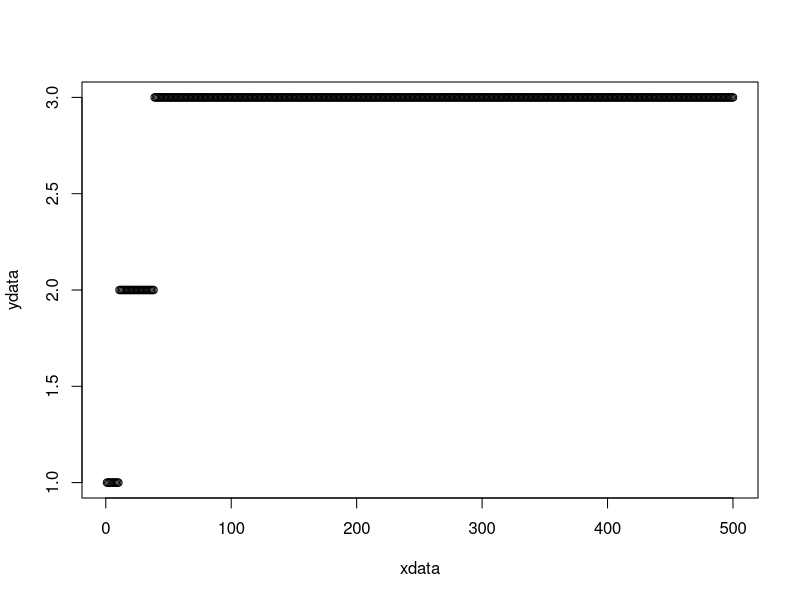

Generate this figure with R:
#this is to simulate the effect of rotations on teh spread of resistnce
#Written by Ian Hastings, but hopefully Andy South will read it, give it a D-, and make the code efficient

#This can run any number of insecticides/loci but at present, input will only allow a maximumum of 5


# <<<<<<<<<<<<<<<first up are user-defined parameters>>>>>>>>>>>
#I will eventually block this out and use a function to generate values from distributions for sensitivity analysis


max_no_generations=500 #the maximum number of mosquito generations to run the simulation
no_insecticides=5 #MAX is 5<<<<the number of insecticides (and hence loci) in the simuation MAX IS 5<<<

#now set up some arrays to hold data. 

array_named <- function(...)  {  
array(0, dim = lengths(list(...)), dimnames = list(...))  
 }  


RAF <- array_named(insecticide=1:no_insecticides, sex=c('male','female'), site=c('intervention','refugia'), gen=1:max_no_generations)
exposure <- array_named(insecticide=1:no_insecticides, sex=c('male','female'), amount=c('none','low', 'high'))
fitness <- array_named(insecticide=1:no_insecticides, genotype=c('SS','SR', 'RR'), amount=c('none','low', 'high'))
results<-array(0, dim=c(max_no_generations, 12))

#now resume entering data
migration_rate_intervention=0.01 # migration rate into and out-of the treated area. It is the proportion of the treated population that migrates. We assume that immigration=emigration.
coverage=0.8; # "coverage" of the intervention is defined as the proportion of mosquitoes that are covered by the intervention (and 1-C is the proportion of the population in the untreated refugia).
migration_rate_refugia=migration_rate_intervention*coverage/(1-coverage)

rotation_interval=0 #frequency of rotation (in generations) NB if set to zero mean RwR i.e. rotate when resistant
rotation_criterion=0.5 #resistant allele frequency that triggers a RwR change or precludes a insecticide from being rotated in.
diagnostics=0

#inital resistance allele frequency (i.e. generation 1) in the intervention and refugia
#locus 1>>
RAF[1, 'male', 'intervention',1]=0.002;  RAF[1, 'female', 'intervention',1]=0.002;
RAF[1, 'male', 'refugia',1]=0.001;       RAF[1, 'female', 'refugia',1]=0.001
#locus 2>>
RAF[2, 'male', 'intervention',1]=0.001;   RAF[2, 'female', 'intervention',1]=0.001;
RAF[2, 'male', 'refugia',1]=0.001;        RAF[2, 'female', 'refugia',1]=0.001
#locus 3>>
RAF[3, 'male', 'intervention',1]=0.09;  RAF[3, 'female', 'intervention',1]=0.09;
RAF[3, 'male', 'refugia',1]=0.001;       RAF[3, 'female', 'refugia',1]=0.001
#locus 4>>
RAF[4, 'male', 'intervention',1]=0.09;  RAF[4, 'female', 'intervention',1]=0.09;
RAF[4, 'male', 'refugia',1]=0.001;       RAF[4, 'female', 'refugia',1]=0.001
#locus 5>>
RAF[5, 'male', 'intervention',1]=0.09; RAF[5, 'female', 'intervention',1]=0.09;
RAF[5, 'male', 'refugia',1]=0.001;      RAF[5, 'female', 'refugia',1]=0.001


#exposure patterns for insecticide 1
exposure[1, 'male', 'low'] =0.1; exposure[1, 'male', 'high'] =0.5;
exposure[1, 'male', 'none'] =1-exposure[1, 'male', 'low']-exposure[1, 'male', 'high']; 
exposure[1, 'female', 'low'] =0.1; exposure[1, 'female', 'high'] =0.6;
exposure[1, 'female', 'none'] =1-exposure[1, 'female', 'low']-exposure[1, 'female', 'high']; 
#exposure patterns for insecticide 2
exposure[2, 'male', 'low'] =0.1; exposure[2, 'male', 'high'] =0.1;
exposure[2, 'male', 'none'] =1-exposure[2, 'male', 'low']-exposure[2, 'male', 'high']; 
exposure[2, 'female', 'low'] =0.1; exposure[2, 'female', 'high'] =0.1;
exposure[2, 'female', 'none'] =1-exposure[2, 'female', 'low']-exposure[2, 'female', 'high']; 
#exposure patterns for insecticide 3
exposure[3, 'male', 'low'] =0.1; exposure[3, 'male', 'high'] =0.1;
exposure[3, 'male', 'none'] =1-exposure[3, 'male', 'low']-exposure[3, 'male', 'high']; 
exposure[3, 'female', 'low'] =0.1; exposure[3, 'female', 'high'] =0.1;
exposure[3, 'female', 'none'] =1-exposure[3, 'female', 'low']-exposure[3, 'female', 'high'];
#exposure patterns for insecticide 4
exposure[4, 'male', 'low'] =0.1; exposure[4, 'male', 'high'] =0.1;
exposure[4, 'male', 'none'] =1-exposure[4, 'male', 'low']-exposure[4, 'male', 'high']; 
exposure[4, 'female', 'low'] =0.1; exposure[4, 'female', 'high'] =0.1;
exposure[4, 'female', 'none'] =1-exposure[4, 'female', 'low']-exposure[4, 'female', 'high'];
#exposure patterns for insecticide 5
exposure[5, 'male', 'low'] =0.1; exposure[5, 'male', 'high'] =0.1;
exposure[5, 'male', 'none'] =1-exposure[5, 'male', 'low']-exposure[5, 'male', 'high']; 
exposure[5, 'female', 'low'] =0.1; exposure[5, 'female', 'high'] =0.1;
exposure[5, 'female', 'none'] =1-exposure[5, 'female', 'low']-exposure[5, 'female', 'high'];





#genetic data for locus 1
fitness[1, 'SS', 'none']=0.1; fitness[1, 'SS', 'low']=0.3; fitness[1, 'SS', 'high']=0.3;
fitness[1, 'SR', 'none']=0.1; fitness[1, 'SR', 'low']=0.7; fitness[1, 'SR', 'high']=0.7;
fitness[1, 'RR', 'none']=0.1; fitness[1, 'RR', 'low']=0.9; fitness[1, 'RR', 'high']=0.9;
#genetic data for locus 2
fitness[2, 'SS', 'none']=0.3; fitness[2, 'SS', 'low']=0.3; fitness[2, 'SS', 'high']=0.3;
fitness[2, 'SR', 'none']=0.3; fitness[2, 'SR', 'low']=0.8; fitness[2, 'SR', 'high']=0.8;
fitness[2, 'RR', 'none']=0.3; fitness[2, 'RR', 'low']=0.9; fitness[2, 'RR', 'high']=0.9;
#genetic data for locus 3
fitness[3, 'SS', 'none']=0.3; fitness[3, 'SS', 'low']=0.3; fitness[3, 'SS', 'high']=0.3;
fitness[3, 'SR', 'none']=0.3; fitness[3, 'SR', 'low']=0.3; fitness[3, 'SR', 'high']=0.3;
fitness[3, 'RR', 'none']=0.3; fitness[3, 'RR', 'low']=0.3; fitness[3, 'RR', 'high']=0.3;
#genetic data for locus 4
fitness[4, 'SS', 'none']=0.3; fitness[4, 'SS', 'low']=0.3; fitness[4, 'SS', 'high']=0.3;
fitness[4, 'SR', 'none']=0.3; fitness[4, 'SR', 'low']=0.3; fitness[4, 'SR', 'high']=0.3;
fitness[4, 'RR', 'none']=0.3; fitness[4, 'RR', 'low']=0.3; fitness[4, 'RR', 'high']=0.3;
#genetic data for locus 5
fitness[5, 'SS', 'none']=0.3; fitness[5, 'SS', 'low']=0.3; fitness[5, 'SS', 'high']=0.3;
fitness[5, 'SR', 'none']=0.3; fitness[5, 'SR', 'low']=0.3; fitness[5, 'SR', 'high']=0.3;
fitness[5, 'RR', 'none']=0.3; fitness[5, 'RR', 'low']=0.3; fitness[5, 'RR', 'high']=0.3;


# <<<<<<<<<<<<< end of user-defined variable >>>>>>>>>>>>>>>>>>>>>>>>

################### now to check input value are sensible, lie within their limits, etc #######################################

#>>>Now check that exposure(none) is not less than zero
for(temp_int in 1:no_insecticides){
  if (exposure[temp_int, 'male', 'none']<0) message(sprintf("warning from calibration: male exposure to no insecticide %d is <0\n", temp_int)) 
  if (exposure[temp_int, 'female', 'none']<0) message(sprintf("warning from calibration: female exposure to no insecticide %d is <0\n", temp_int)) 
}

if(migration_rate_intervention>(1-coverage)){
message(sprintf("warning from calibration: migration rate in/out of intervenation exceed 1 minus coverage\n"))   
}




#>>>>>>>> now to run the simulations <<<<<<<<<<<<<<<<<<<<<<<<<<<

current_insecticide=1 #usually start the rotation sequence at #1 but can specify any one start
next_insecticide_found=1
change_insecticide=0;
rotation_count=1

results[1,1]=1; results[1,2]=current_insecticide;

for(gen in 2:max_no_generations)
{ #start at generation 2 because generation 1 holds the user-defined initial allele frequenciess
  

for(insecticide in 1:no_insecticides){

#first the intervention site  
 if(insecticide==current_insecticide){ #i.e. insecticide selection taking place
   
   coeff_1=
     (RAF[insecticide, 'male', 'intervention',gen-1]*(1-RAF[insecticide, 'female', 'intervention',gen-1])+
     (1-RAF[insecticide, 'male','intervention',gen-1])*RAF[insecticide, 'female', 'intervention',gen-1])*0.5

   coeff_2=
     exposure[insecticide, 'male', 'none']*fitness[insecticide, 'SR', 'none']+
     exposure[insecticide, 'male', 'low']*fitness[insecticide, 'SR', 'low']+
     exposure[insecticide, 'male', 'high']*fitness[insecticide, 'SR', 'high']
    
   coeff_3=
     exposure[insecticide, 'female', 'none']*fitness[insecticide, 'SR', 'none']+
     exposure[insecticide, 'female', 'low']*fitness[insecticide, 'SR', 'low']+
     exposure[insecticide, 'female', 'high']*fitness[insecticide, 'SR', 'high']
  
#Eqn 4: first the male resistant alleles>>
  temp_coeff=
    exposure[insecticide, 'male', 'none']*fitness[insecticide, 'RR', 'none']+
    exposure[insecticide, 'male', 'low']*fitness[insecticide, 'RR', 'low']+
    exposure[insecticide, 'male', 'high']*fitness[insecticide, 'RR', 'high']
      
  F_male_r_intervention=
    RAF[insecticide, 'male', 'intervention', gen-1]*RAF[insecticide, 'female', 'intervention', gen-1]*temp_coeff+
    coeff_1*coeff_2
  
  #Eqn 5: now the male sensitive alleles>> 
  temp_coeff=
    exposure[insecticide, 'male', 'none']*fitness[insecticide, 'SS', 'none']+
    exposure[insecticide, 'male', 'low']*fitness[insecticide, 'SS', 'low']+
    exposure[insecticide, 'male', 'high']*fitness[insecticide, 'SS', 'high']
   
F_male_s_intervention=
(1-RAF[insecticide, 'male', 'intervention',gen-1])*(1-RAF[insecticide, 'female', 'intervention', gen-1])*temp_coeff+
coeff_1*coeff_2

#now normalise the male gamete frequencies and store the results
norm_coeff=F_male_r_intervention+F_male_s_intervention
RAF[insecticide, 'male', 'intervention', gen]=F_male_r_intervention/norm_coeff

    
  #now the female resistant alleles>>
  temp_coeff=
    exposure[insecticide, 'female', 'none']*fitness[insecticide, 'RR', 'none']+
    exposure[insecticide, 'female', 'low']*fitness[insecticide, 'RR', 'low']+
    exposure[insecticide, 'female', 'high']*fitness[insecticide, 'RR', 'high']
 
  F_female_r_intervention=
  RAF[insecticide, 'male', 'intervention', gen-1]*RAF[insecticide, 'female', 'intervention',gen-1]*temp_coeff+
    coeff_1*coeff_3
  
  #now the female sensitive alleles>> 
  temp_coeff=
    exposure[insecticide, 'female', 'none']*fitness[insecticide, 'SS', 'none']+
    exposure[insecticide, 'female', 'low']*fitness[insecticide, 'SS', 'low']+
    exposure[insecticide, 'female', 'high']*fitness[insecticide, 'SS', 'high']
      
 F_female_s_intervention=
(1-RAF[insecticide, 'male', 'intervention', gen-1])*(1-RAF[insecticide, 'female', 'intervention',gen-1])*temp_coeff+
coeff_1*coeff_3 

 
  #now normalise the female gamete frequencies and store the results
  norm_coeff=F_female_r_intervention+F_female_s_intervention
  RAF[insecticide, 'female', 'intervention', gen]=F_female_r_intervention/norm_coeff
  
  if(diagnostics==1) message(sprintf("generation %d: just completed insecticide selection for locus/insecticide %d\n", gen, insecticide))
  
  
} #end of loop that deals with this insecticide if it is being deployed
  
 else{ #i.e no selection for this insecticide in the intervention site
   #first the coefficient for heterozygotes common to equations 2 and 3
   temp_coeff=
     (RAF[insecticide, 'male', 'intervention',gen-1]*(1-RAF[insecticide, 'female', 'intervention',gen-1])+
     RAF[insecticide, 'female', 'intervention',gen-1]*(1-RAF[insecticide, 'male', 'intervention',gen-1]))*
     0.5*fitness[insecticide, 'SR', 'none']
                
   
#now the resistant and sensitive frequencies in untreated areas  
   F_male_r_intervention=RAF[insecticide, 'male', 'intervention',gen-1]*RAF[insecticide, 'female', 'intervention', gen-1]*fitness[insecticide, 'RR', 'none']+temp_coeff
   F_male_s_intervention=(1-RAF[insecticide, 'male', 'intervention',gen-1])*(1-RAF[insecticide, 'female', 'intervention',gen-1])*fitness[insecticide, 'SS', 'none']+temp_coeff
   #now to normalise them
   norm_coeff= F_male_r_intervention+F_male_s_intervention
   RAF[insecticide, 'male', 'intervention', gen]=F_male_r_intervention/norm_coeff
  

#same allele frequencies in both sexes if no differential exposure so 
   RAF[insecticide, 'female', 'intervention', gen]=RAF[insecticide, 'male', 'intervention', gen]
  if(diagnostics==1) message(sprintf("generation %d: just completed natural selection against locus %d in intervention site\n", gen, insecticide))   
      
 
   } #end of code for insecticides that are not being deployed  in the intervention site
    
#now for the refugia
  #first the coefficient for heterozygotes common to equations 2 and 3
  temp_coeff=(RAF[insecticide, 'male', 'refugia',gen-1]*(1-RAF[insecticide, 'female', 'refugia',gen-1])+
                RAF[insecticide, 'female', 'refugia',gen-1]*(1-RAF[insecticide, 'male','refugia',gen-1]))*
    0.5*fitness[insecticide, 'SR', 'none']
  
 
   #now the resistant and sensitive frequencies   
  F_male_r_refugia=RAF[insecticide, 'male', 'refugia',gen-1]*RAF[insecticide, 'female', 'refugia',gen-1]*
    fitness[insecticide, 'RR', 'none']+temp_coeff
  F_male_s_refugia=(1-RAF[insecticide, 'male', 'refugia',gen-1])*(1-RAF[insecticide, 'female', 'refugia', gen-1])*
    fitness[insecticide, 'SS', 'none']+temp_coeff 
  
  #now to normalise them and store the results
  norm_coeff= F_male_r_refugia+F_male_s_refugia
  RAF[insecticide, 'male', 'refugia', gen]=F_male_r_refugia/norm_coeff
  #same allele frequencies in both sexes if no differential selection so
  RAF[insecticide, 'female', 'refugia', gen]=RAF[insecticide, 'male', 'refugia', gen]
  
  if(diagnostics==1) message(sprintf("generation %d: just completed natural selection against locus %d in refugia\n", gen, insecticide))
  
}   #end of cycling insecticides

  
#now for migration between refugia and intervention site

for(temp_int in 1:no_insecticides){ 
    
 fem_intervention=
   (1-migration_rate_intervention)*RAF[temp_int, 'female', 'intervention', gen]+
   migration_rate_intervention*RAF[temp_int, 'female', 'refugia', gen]
  
 male_intervention=
   (1-migration_rate_intervention)*RAF[temp_int, 'male', 'intervention', gen]+
   migration_rate_intervention*RAF[temp_int, 'male', 'refugia', gen]
 
 fem_refugia=
   (1-migration_rate_refugia)*RAF[temp_int, 'female', 'refugia', gen]+
   migration_rate_refugia*RAF[temp_int, 'female', 'intervention', gen]
 
 male_refugia=
   (1-migration_rate_refugia)*RAF[temp_int, 'male', 'refugia', gen]+
   migration_rate_refugia*RAF[temp_int, 'male', 'intervention', gen]
 
RAF[temp_int, 'female', 'intervention', gen]=fem_intervention
RAF[temp_int, 'male', 'intervention', gen]=male_intervention 
RAF[temp_int, 'female', 'refugia', gen]=fem_refugia
RAF[temp_int, 'male', 'refugia', gen]=male_refugia

 } #end of cycling migration for each insecticide
  
  
#now to find if we need to switch current insecticide
  if(rotation_interval==0){  #i.e.  its a RwR policy:
        if(RAF[current_insecticide, 'female','intervention', gen] > rotation_criterion) change_insecticide=1
        #message(sprintf("confirm. RAF=%f, change_insecticide=%d \n", RAF[current_insecticide, 'female','intervention', gen], change_insecticide))
        }  
  
if(rotation_interval!=0){ #i.e. if freq_rotation>0 then its a policy of routine, periodic rotation
#NOTE. At the moment if all but one of the insecticides are over the thereshold frequency, the one under the threshold
#will be repeatedly deployed. For example, if there are 3 insecticides and rotation is every 10 generations. 
#if #3 is being deployed and due to rotate out at generetion 100: if only #3 is under the threshold
#it will not rotate out, but will continue to be used util the next scheduled rotation at which point
  #(a) it will continue to be use if it is the only one below the threshold 
  #(b) it will be replaced if one of the other insecticides is now below the threshold due to fitness effects or migration
  #(c) the simulation will terminate if all insecticides exceed the threshold
    
if (rotation_count!=rotation_interval) rotation_count=rotation_count+1
else change_insecticide=1 #i.e. its time to rotate so need to identify the next insecticide in the rotation
}
  
if(change_insecticide==1){
rotation_count=1; next_insecticide_found=0; candidate=current_insecticide 
            
for(temp_int in 1:no_insecticides){
  if(candidate==no_insecticides) candidate=1 else candidate=candidate+1 
  if(RAF[candidate, 'female','intervention', gen]<rotation_criterion){
    message(sprintf("generation %d, switching from insecticide %d to insecticide %d; RAF are %f and %f respectively\n",
                    gen, current_insecticide, candidate,
                    RAF[current_insecticide, 'female','intervention', gen], RAF[candidate, 'female','intervention', gen]))
    next_insecticide_found=1; current_insecticide=candidate; change_insecticide=0
      }
if(next_insecticide_found==1) break
} #end of temp_int loop
} #end of loop to try and change insecticide i.e. the "if(change_insecticide==1)" lopp

#now to store some results for ease of plotting (see later) before potentially terminating the simulation
results[gen,1]=gen; results[gen,2]=current_insecticide
  

if(next_insecticide_found==0){
message(sprintf("simulation terminating at generation %d because all RAFs above threshold of %f\n", gen,  rotation_criterion))
  for(temp_int in 1:no_insecticides){
    message(sprintf("frequency of resistance in females to insecticide %d is %f\n", temp_int, RAF[temp_int, 'female','intervention', gen]))  
  }
break #breaks out of looping generations and terminates the simulation
}    
  
 } #end of cycle running the gens up to max_no_generations
  
#****************************************************************  
 # NOW collate the data and draw plots

for(temp_int in 1:max_no_generations){
#results[temp_int,3]=RAF[1, 'female','intervention', temp_int]
results[temp_int,3]=0.5*(RAF[1, 'male','intervention', temp_int]+RAF[1, 'female','intervention', temp_int]) #locus 1
results[temp_int,4]=0.5*(RAF[1, 'male','refugia', temp_int]+RAF[1, 'female','refugia', temp_int]) #locus 1
results[temp_int,5]=0.5*(RAF[2, 'male','intervention', temp_int]+RAF[2, 'female','intervention', temp_int]) #locus 2
results[temp_int,6]=0.5*(RAF[2, 'male','refugia', temp_int]+RAF[2,'female','refugia', temp_int]) #locus 2
results[temp_int,7]=0.5*(RAF[3, 'male','intervention', temp_int]+RAF[3, 'female','intervention', temp_int]) #locus 3
results[temp_int,8]=0.5*(RAF[3, 'male','refugia', temp_int]+RAF[3, 'female','refugia', temp_int]) #locus 3
results[temp_int,9]=0.5*(RAF[4, 'male','intervention', temp_int]+RAF[4, 'female','intervention', temp_int]) #locus 4
results[temp_int,10]=0.5*(RAF[4, 'male','refugia', temp_int]+RAF[4,'female','refugia', temp_int]) #locus 4
results[temp_int,11]=0.5*(RAF[5, 'male','intervention', temp_int]+RAF[5, 'female','intervention', temp_int]) #locus 5
results[temp_int,12]=0.5*(RAF[5, 'male','refugia', temp_int]+RAF[5, 'female','refugia', temp_int]) #locus 5

}



xdata<-results[,1]
ydata<-results[,2]
plot(xdata, ydata) 
#plot(results[1], results[2])



